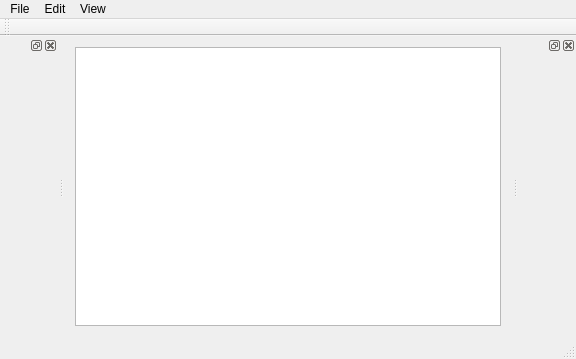
<?xml version="1.0" encoding="UTF-8"?>
<ui version="4.0">
 <class>MainWindow</class>
 <widget class="QMainWindow" name="MainWindow">
  <property name="geometry">
   <rect>
    <x>0</x>
    <y>0</y>
    <width>576</width>
    <height>359</height>
   </rect>
  </property>
  <property name="sizePolicy">
   <sizepolicy hsizetype="MinimumExpanding" vsizetype="MinimumExpanding">
    <horstretch>0</horstretch>
    <verstretch>0</verstretch>
   </sizepolicy>
  </property>
  <property name="acceptDrops">
   <bool>false</bool>
  </property>
  <property name="windowTitle">
   <string>MainWindow</string>
  </property>
  <widget class="QWidget" name="centralWidget">
   <property name="sizePolicy">
    <sizepolicy hsizetype="Preferred" vsizetype="Preferred">
     <horstretch>0</horstretch>
     <verstretch>0</verstretch>
    </sizepolicy>
   </property>
   <layout class="QGridLayout" name="gridLayout_3">
    <item row="0" column="0">
     <widget class="GraphWidget" name="graphWidget"/>
    </item>
   </layout>
  </widget>
  <widget class="QMenuBar" name="menuBar">
   <property name="geometry">
    <rect>
     <x>0</x>
     <y>0</y>
     <width>576</width>
     <height>22</height>
    </rect>
   </property>
   <widget class="QMenu" name="menuFile">
    <property name="title">
     <string>File</string>
    </property>
    <addaction name="actionNew"/>
    <addaction name="actionOpen"/>
    <addaction name="actionSave"/>
    <addaction name="actionSave_As"/>
   </widget>
   <widget class="QMenu" name="menuEdit">
    <property name="title">
     <string>Edit</string>
    </property>
    <addaction name="actionUndo"/>
    <addaction name="actionRedo"/>
    <addaction name="separator"/>
    <addaction name="actionCut"/>
    <addaction name="actionCopy"/>
    <addaction name="actionPaste"/>
    <addaction name="actionDelete"/>
   </widget>
   <widget class="QMenu" name="menuWindow">
    <property name="title">
     <string>View</string>
    </property>
    <addaction name="actionStack"/>
    <addaction name="actionQueue"/>
    <addaction name="actionTable"/>
   </widget>
   <addaction name="menuFile"/>
   <addaction name="menuEdit"/>
   <addaction name="menuWindow"/>
  </widget>
  <widget class="QToolBar" name="mainToolBar">
   <attribute name="toolBarArea">
    <enum>TopToolBarArea</enum>
   </attribute>
   <attribute name="toolBarBreak">
    <bool>false</bool>
   </attribute>
  </widget>
  <widget class="QStatusBar" name="statusBar"/>
  <widget class="QDockWidget" name="dockWidget_Stack">
   <property name="sizePolicy">
    <sizepolicy hsizetype="Expanding" vsizetype="Expanding">
     <horstretch>0</horstretch>
     <verstretch>0</verstretch>
    </sizepolicy>
   </property>
   <attribute name="dockWidgetArea">
    <number>1</number>
   </attribute>
   <widget class="QWidget" name="dockWidgetContents_Stack"/>
  </widget>
  <widget class="QDockWidget" name="dockWidget_Queue">
   <attribute name="dockWidgetArea">
    <number>2</number>
   </attribute>
   <widget class="QWidget" name="dockWidgetContents_Queue"/>
  </widget>
  <action name="actionNew">
   <property name="text">
    <string>New</string>
   </property>
  </action>
  <action name="actionOpen">
   <property name="text">
    <string>Open</string>
   </property>
  </action>
  <action name="actionSave">
   <property name="text">
    <string>Save</string>
   </property>
  </action>
  <action name="actionSave_As">
   <property name="text">
    <string>Save As</string>
   </property>
  </action>
  <action name="actionUndo">
   <property name="text">
    <string>Undo</string>
   </property>
  </action>
  <action name="actionRedo">
   <property name="text">
    <string>Redo</string>
   </property>
  </action>
  <action name="actionCut">
   <property name="text">
    <string>Cut</string>
   </property>
  </action>
  <action name="actionCopy">
   <property name="text">
    <string>Copy</string>
   </property>
  </action>
  <action name="actionPaste">
   <property name="text">
    <string>Paste</string>
   </property>
  </action>
  <action name="actionDelete">
   <property name="text">
    <string>Delete</string>
   </property>
  </action>
  <action name="actionStack">
   <property name="checkable">
    <bool>true</bool>
   </property>
   <property name="checked">
    <bool>true</bool>
   </property>
   <property name="text">
    <string>Stack</string>
   </property>
  </action>
  <action name="actionQueue">
   <property name="checkable">
    <bool>true</bool>
   </property>
   <property name="checked">
    <bool>true</bool>
   </property>
   <property name="text">
    <string>Queue</string>
   </property>
  </action>
  <action name="actionTable">
   <property name="text">
    <string>Table</string>
   </property>
  </action>
 </widget>
 <layoutdefault spacing="6" margin="11"/>
 <customwidgets>
  <customwidget>
   <class>GraphWidget</class>
   <extends>QGraphicsView</extends>
   <header>graphwidget.h</header>
  </customwidget>
 </customwidgets>
 <resources/>
 <connections>
  <connection>
   <sender>actionStack</sender>
   <signal>toggled(bool)</signal>
   <receiver>dockWidget_Stack</receiver>
   <slot>setVisible(bool)</slot>
   <hints>
    <hint type="sourcelabel">
     <x>-1</x>
     <y>-1</y>
    </hint>
    <hint type="destinationlabel">
     <x>30</x>
     <y>181</y>
    </hint>
   </hints>
  </connection>
  <connection>
   <sender>actionQueue</sender>
   <signal>toggled(bool)</signal>
   <receiver>dockWidget_Queue</receiver>
   <slot>setVisible(bool)</slot>
   <hints>
    <hint type="sourcelabel">
     <x>-1</x>
     <y>-1</y>
    </hint>
    <hint type="destinationlabel">
     <x>537</x>
     <y>181</y>
    </hint>
   </hints>
  </connection>
 </connections>
</ui>
